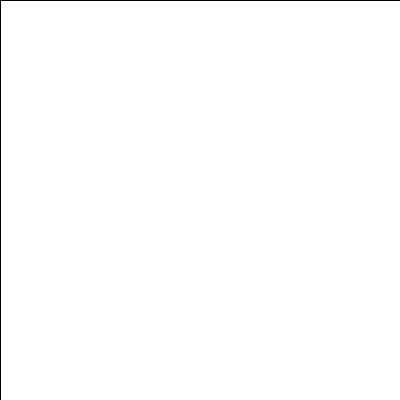
Frame 1 (no input)
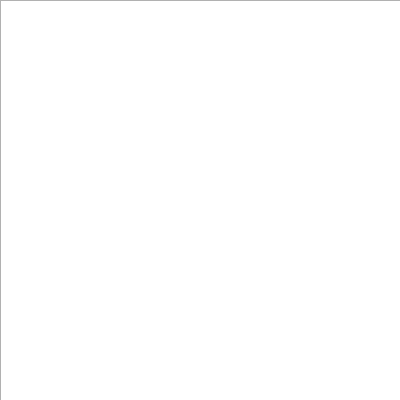
Frame 60 (the mouse pressed at the canvas centre just before this capture)
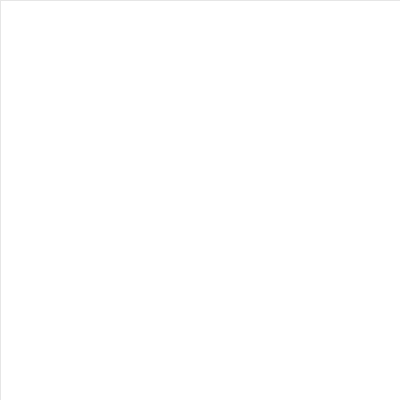
Frame 120 (the mouse held since frame 60 and released just before this capture)

The Processing sketch that drew these frames (run headless with seeded random() and noise(); from frame 60 on, the mouse is pressed at the canvas centre):

// Processing sketch: processing_50219
// ── processing_50219.pde

//homework 3
//copyright russell andrews rwandrew 2012

int change, a, b;

void setup() {
  size(400, 400);
  background(255);
  smooth();
  change = color(random(255), random(255), random(255), 50);
  a = 0;
  b = 75;
}

void draw() {
  fill(255, 5);
  rect(0, 0, width, height);
  noStroke();
  fill(change);
  ellipse(mouseX, mouseY, a, a);
}

void mouseClicked() {
  change = change + 1;
  if (change % 2 == 0) {
    change = color(random(255), random(255), random(255), 50);
  }
  else {
    change = color(random(255), random(255), random(255), 50);
  }
}

void mouseMoved() {
  a = a + 1;
  if (a > 200) {
    a = -a;
  }
}
